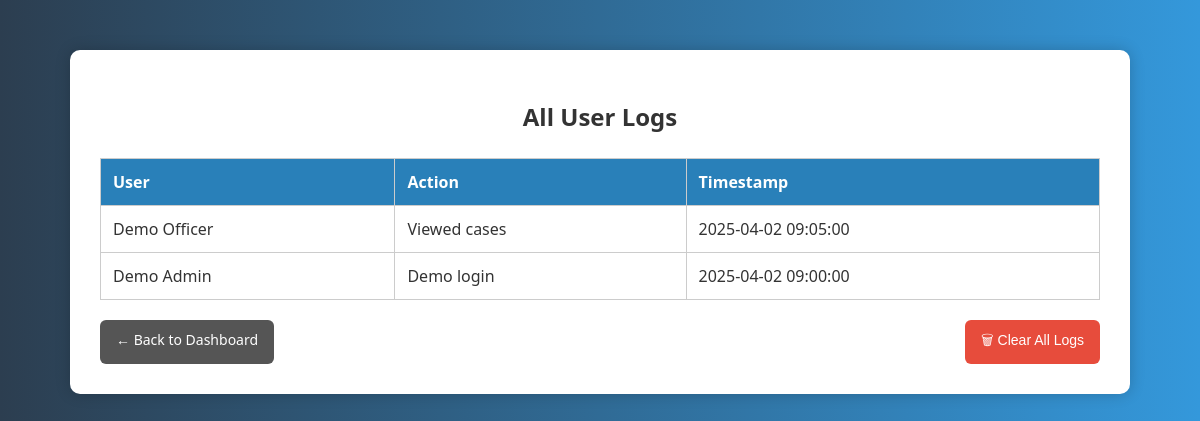
Screenshot of /audit_log/view_logs.php (signed in) with the database file from the repository.
### tables this page shows
CREATE TABLE `audit_log` (
  `log_id` int(11) NOT NULL AUTO_INCREMENT,
  `user_id` int(11) DEFAULT NULL,
  `action` varchar(255) DEFAULT NULL,
  `timestamp` timestamp NOT NULL DEFAULT current_timestamp(),
  PRIMARY KEY (`log_id`),
  KEY `user_id` (`user_id`)
);

CREATE TABLE `users` (
  `user_id` int(11) NOT NULL AUTO_INCREMENT,
  `name` varchar(100) NOT NULL,
  `email` varchar(100) NOT NULL,
  `password` varchar(255) NOT NULL,
  `role` enum('Officer','Administrator') NOT NULL,
  PRIMARY KEY (`user_id`),
  UNIQUE KEY `email` (`email`)
);

### audit_log/view_logs.php (the view, shortened to what this page needs)
<?php
include '../db_connect.php';
$user_id = $_SESSION['user_id'];
$role = $_SESSION['role'];
if ($role === 'Administrator') {
    $query = "SELECT audit_log.*, users.name FROM audit_log LEFT JOIN users ON audit_log.user_id = users.user_id ORDER BY audit_log.timestamp DESC";
} else {
    $query = "SELECT audit_log.*, users.name FROM audit_log LEFT JOIN users ON audit_log.user_id = users.user_id WHERE audit_log.user_id = $user_id ORDER BY audit_log.timestamp DESC";
}
$result = $conn->query($query);
$backUrl = ($role === 'Administrator') ? '../admin/admin_dashboard.php' : '../officers/officer_dashboard.php';
?>
<!DOCTYPE html>
<html lang="en">
<head>
</head>
<body>
    <div class="container">
        <h2><?= $role === 'Administrator' ? 'All User Logs' : 'Your Activity Logs' ?></h2>
        <table>
            <thead>
                <tr>
                    <th>User</th>
                    <th>Action</th>
                    <th>Timestamp</th>
                </tr>
            </thead>
            <tbody>
                <?php while ($row = $result->fetch_assoc()): ?>
                    <tr>
                        <td><?= htmlspecialchars($row['name'] ?? 'Unknown') ?></td>
                        <td><?= htmlspecialchars($row['action']) ?></td>
                        <td><?= $row['timestamp'] ?></td>
                    </tr>
                <?php endwhile; ?>
            </tbody>
        </table>
        <div class="btn-container">
            <a class="back-btn" href="<?= $backUrl ?>">← Back to Dashboard</a>
            <?php if ($role === 'Administrator'): ?>
                <form method="post" onsubmit="return confirmClear();">
                    <button type="submit" class="clear-btn">🗑 Clear All Logs</button>
                </form>
            <?php endif; ?>
        </div>
    </div>
</body>
</html>

### audit_log/view_logs.php (style rules this page uses)
body { margin: 0; font-family: 'Segoe UI', sans-serif; background: linear-gradient(to right, #2c3e50, #3498db); color: #333; padding: 50px; }
.container { max-width: 1000px; margin: auto; background: white; padding: 30px; border-radius: 10px; box-shadow: 0 0 15px rgba(0,0,0,0.2); }
h2 { text-align: center; margin-bottom: 25px; }
table { width: 100%; border-collapse: collapse; margin-top: 20px; }
th, td { padding: 12px; border: 1px solid #ccc; text-align: left; }
th { background-color: #2980b9; color: white; }
.btn-container { display: flex; justify-content: space-between; margin-top: 20px; }
.btn-container a, .btn-container form { display: inline-block; }
.back-btn, .clear-btn { padding: 10px 16px; border: none; border-radius: 6px; text-decoration: none; font-size: 14px; cursor: pointer; }
.back-btn { background-color: #555; color: white; }
.clear-btn { background-color: #e74c3c; color: white; }

### rows the page displays
audit_log: user.name "Demo Officer", action "Viewed cases", timestamp "2025-04-02 09:05:00"
audit_log: user.name "Demo Admin", action "Demo login", timestamp "2025-04-02 09:00:00"
